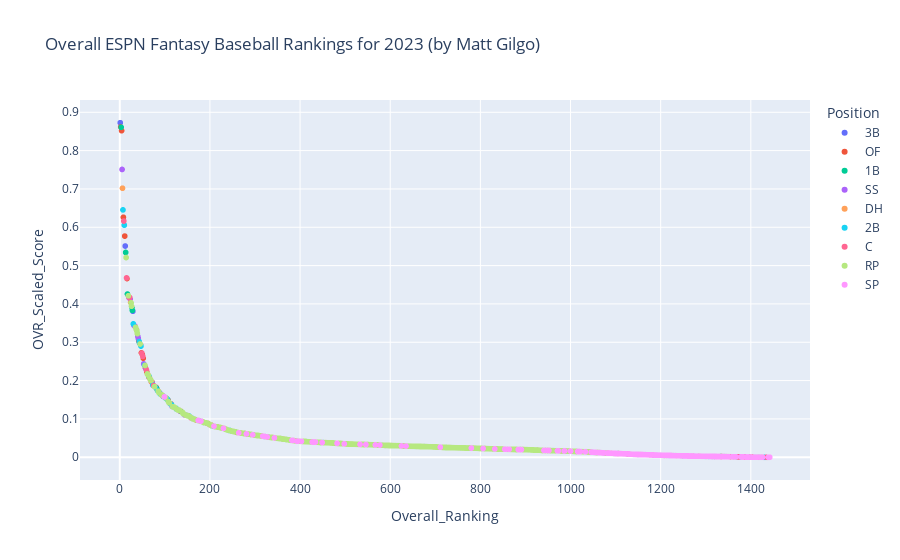

This figure's notebook cell:
### Code cell


### Figure 1 — Plotly figure (JSON) as saved in the notebook; plotly's stock layout.template omitted (floating-point values rounded to 4 significant figures; data arrays with more than 128 entries replaced by an {"elided": "..."} marker saying what was removed)
{"data": [{"customdata": [["Jose Ramirez"], ["Manny Machado"], ["Rafael Devers"], ["Nolan Arenado"], ["Austin Riley"], ["Justin Turner"], ["Alex Bregman"], ["DJ LeMahieu"], ["Yandy Diaz"], ["Eugenio Suarez"], ["Wilmer Flores"], ["Eduardo Escobar"], ["Matt Chapman"], ["Ryan McMahon"], ["Jeimer Candelario"], ["Josh Donaldson"], ["Gio Urshela"], ["Luis Urias"], ["Kris Bryant"], ["Yoan Moncada"], ["Alec Bohm"], ["Joey Wendle"], ["Hunter Dozier"], ["Patrick Wisdom"], ["Ke'Bryan Hayes"], ["Evan Longoria"], ["Brandon Drury"], ["Anthony Rendon"], ["Santiago Espinal"], ["Maikel Franco"], ["Cavan Biggio"], ["J.D. Davis"], ["Brian Anderson"], ["Jonathan Villar"], ["Aledmys Diaz"], ["Abraham Toro"], ["Isaac Paredes"], ["Mike Moustakas"], ["Jose Miranda"], ["Luis Guillorme"], ["Emmanuel Rivera"], ["Matt Duffy"], ["Phil Gosselin"], ["Adalberto Mondesi"], ["Yu Chang"], ["Travis Shaw"], ["Nolan Gorman"], ["Charlie Culberson"], ["Tyler Wade"], ["Jack Mayfield"], ["Willians Astudillo"], ["Ildemaro Vargas"], ["Erik Gonzalez"], ["Vimael Machin"], ["Matt Reynolds"], ["Kelvin Gutierrez"]], "hovertemplate": "Position=3B<br>Overall_Ranking=%{x}<br>OVR_Scaled_Score=%{y}<br>Name=%{customdata[0]}<extra></extra>", "legendgroup": "3B", "marker": {"color": "#636efa", "symbol": "circle"}, "mode": "markers", "name": "3B", "showlegend": true, "type": "scattergl", "x": [1, 12, 18, 29, 31, 66, 72, 96, 113, 118, 119, 134, 145, 148, 161, 193, 212, 216, 258, 277, 294, 373, 396, 422, 447, 472, 589, 676, 756, 815, 821, 907, 926, 984, 1007, 1060, 1097, 1119, 1128, 1214, 1233, 1244, 1275, 1300, 1324, 1336, 1343, 1363, 1366, 1374, 1379, 1387, 1417, 1427, 1429, 1434], "xaxis": "x", "y": [0.8727, 0.551, 0.423, 0.381, 0.3447, 0.2067, 0.1957, 0.1589, 0.1394, 0.1317, 0.1311, 0.1201, 0.1104, 0.11, 0.101, 0.08902, 0.07947, 0.07911, 0.0658, 0.06192, 0.05861, 0.04562, 0.04193, 0.04017, 0.03842, 0.03727, 0.03101, 0.02781, 0.02448, 0.02229, 0.02205, 0.01948, 0.0188, 0.01652, 0.01548, 0.01231, 0.01009, 0.008997, 0.008628, 0.004878, 0.003951, 0.003733, 0.002915, 0.002438, 0.001942, 0.001719, 0.001491, 0.001123, 0.001023, 0.0009181, 0.0008349, 0.0006889, 0.0001321, 3.146e-05, 8.308e-06, 0], "yaxis": "y"}, {"customdata": {"elided": "156x1 str values"}, "hovertemplate": "Position=OF<br>Overall_Ranking=%{x}<br>OVR_Scaled_Score=%{y}<br>Name=%{customdata[0]}<extra></extra>", "legendgroup": "OF", "marker": {"color": "#EF553B", "symbol": "circle"}, "mode": "markers", "name": "OF", "showlegend": true, "type": "scattergl", "x": {"elided": "156 int values"}, "xaxis": "x", "y": {"elided": "156 float values"}, "yaxis": "y"}, {"customdata": [["Freddie Freeman"], ["Paul Goldschmidt"], ["Pete Alonso"], ["Jose Abreu"], ["Matt Olson"], ["Josh Bell"], ["Anthony Rizzo"], ["Rhys Hoskins"], ["Yuli Gurriel"], ["Nathaniel Lowe"], ["C.J. Cron"], ["Christian Walker"], ["Ryan Mountcastle"], ["Carlos Santana"], ["Joey Votto"], ["Eric Hosmer"], ["Rowdy Tellez"], ["Jesus Aguilar"], ["Jared Walsh"], ["Brandon Belt"], ["Trey Mancini"], ["Albert Pujols"], ["Luke Voit"], ["Miguel Cabrera"], ["Daniel Vogelbach"], ["Ji-Man Choi"], ["Pavin Smith"], ["Dominic Smith"], ["Bobby Dalbec"], ["Brad Miller"], ["Colin Moran"], ["Frank Schwindel"], ["Miguel Sano"], ["Vinnie Pasquantino"], ["Yoshi Tsutsugo"], ["Keston Hiura"], ["Alex Kirilloff"], ["Ryan O'Hearn"], ["Matt Beaty"], ["Juan Yepez"], ["Spencer Torkelson"], ["Bobby Bradley"], ["Alfonso Rivas"], ["Mike Ford"], ["Lewin Diaz"]], "hovertemplate": "Position=1B<br>Overall_Ranking=%{x}<br>OVR_Scaled_Score=%{y}<br>Name=%{customdata[0]}<extra></extra>", "legendgroup": "1B", "marker": {"color": "#00cc96", "symbol": "circle"}, "mode": "markers", "name": "1B", "showlegend": true, "type": "scattergl", "x": [3, 13, 17, 27, 28, 64, 78, 82, 88, 95, 103, 104, 126, 129, 137, 187, 204, 205, 207, 240, 243, 322, 330, 414, 488, 666, 723, 774, 831, 889, 959, 974, 1034, 1208, 1228, 1249, 1315, 1320, 1333, 1369, 1395, 1414, 1419, 1430, 1431], "xaxis": "x", "y": [0.8609, 0.5344, 0.4257, 0.3906, 0.3831, 0.2123, 0.1834, 0.179, 0.168, 0.1605, 0.1544, 0.1521, 0.1254, 0.1237, 0.1183, 0.0904, 0.08237, 0.08237, 0.08135, 0.07073, 0.07007, 0.05384, 0.05269, 0.04078, 0.03592, 0.02812, 0.02552, 0.02402, 0.02167, 0.02011, 0.01701, 0.01675, 0.01414, 0.004992, 0.004171, 0.003489, 0.002095, 0.001981, 0.001742, 0.0009888, 0.0005565, 0.0001621, 9.633e-05, 0, 0], "yaxis": "y"}, {"customdata": [["Trea Turner"], ["Bo Bichette"], ["Xander Bogaerts"], ["Corey Seager"], ["Dansby Swanson"], ["Carlos Correa"], ["Francisco Lindor"], ["Jorge Polanco"], ["Willy Adames"], ["Trevor Story"], ["J.P. Crawford"], ["Brandon Crawford"], ["Tim Anderson"], ["Amed Rosario"], ["Isiah Kiner-Falefa"], ["Gleyber Torres"], ["Javier Baez"], ["Jose Iglesias"], ["Elvis Andrus"], ["Kyle Farmer"], ["Miguel Rojas"], ["Nicky Lopez"], ["Andres Gimenez"], ["Wander Franco"], ["Didi Gregorius"], ["Kevin Newman"], ["Luis Rengifo"], ["Jorge Mateo"], ["Nick Ahmed"], ["Paul DeJong"], ["Jeremy Pena"], ["Bryson Stott"], ["Edmundo Sosa"], ["Alcides Escobar"], ["Taylor Walls"], ["Andrelton Simmons"], ["Oneil Cruz"], ["Sergio Alcantara"], ["Geraldo Perdomo"], ["Niko Goodrum"], ["Diego Castillo"], ["Andrew Velazquez"], ["CJ Abrams"], ["Nick Allen"], ["Jose Barrero"]], "hovertemplate": "Position=SS<br>Overall_Ranking=%{x}<br>OVR_Scaled_Score=%{y}<br>Name=%{customdata[0]}<extra></extra>", "legendgroup": "SS", "marker": {"color": "#ab63fa", "symbol": "circle"}, "mode": "markers", "name": "SS", "showlegend": true, "type": "scattergl", "x": [5, 20, 23, 32, 33, 40, 41, 53, 54, 58, 90, 94, 98, 101, 111, 116, 124, 143, 156, 163, 167, 220, 241, 288, 357, 360, 690, 790, 809, 845, 951, 1066, 1076, 1102, 1104, 1116, 1124, 1140, 1166, 1200, 1266, 1290, 1312, 1341, 1441], "xaxis": "x", "y": [0.7508, 0.4169, 0.4131, 0.3433, 0.3424, 0.3151, 0.3104, 0.2437, 0.2417, 0.2296, 0.1657, 0.1618, 0.1584, 0.1553, 0.1401, 0.1324, 0.1281, 0.1113, 0.105, 0.1, 0.0985, 0.07818, 0.07018, 0.06006, 0.04868, 0.04771, 0.02733, 0.02353, 0.02269, 0.02128, 0.01763, 0.01204, 0.01105, 0.009731, 0.009595, 0.009064, 0.008731, 0.007627, 0.006684, 0.00532, 0.003131, 0.002592, 0.002164, 0.001543, 0], "yaxis": "y"}, {"customdata": [["Shohei Ohtani"], ["J.D. Martinez"], ["Nelson Cruz"], ["Franmil Reyes"], ["Yermin Mercedes"]], "hovertemplate": "Position=DH<br>Overall_Ranking=%{x}<br>OVR_Scaled_Score=%{y}<br>Name=%{customdata[0]}<extra></extra>", "legendgroup": "DH", "marker": {"color": "#FFA15A", "symbol": "circle"}, "mode": "markers", "name": "DH", "showlegend": true, "type": "scattergl", "x": [6, 24, 71, 228, 1437], "xaxis": "x", "y": [0.7019, 0.4037, 0.1967, 0.07607, 0], "yaxis": "y"}, {"customdata": [["Marcus Semien"], ["Jose Altuve"], ["Jake Cronenworth"], ["Max Muncy"], ["Whit Merrifield"], ["Tommy Edman"], ["Ty France"], ["Jeff McNeil"], ["Brandon Lowe"], ["Ozzie Albies"], ["Luis Arraez"], ["Kolten Wong"], ["Adam Frazier"], ["Ketel Marte"], ["Jean Segura"], ["Cesar Hernandez"], ["Chris Taylor"], ["Enrique Hernandez"], ["Tony Kemp"], ["Jonathan Schoop"], ["Jonathan India"], ["Josh Rojas"], ["David Fletcher"], ["Brendan Rodgers"], ["Josh Harrison"], ["Gavin Lux"], ["Nico Hoerner"], ["Thairo Estrada"], ["Donovan Solano"], ["Dylan Moore"], ["Rougned Odor"], ["Willi Castro"], ["Jon Berti"], ["Ramon Urias"], ["Tommy La Stella"], ["Garrett Hampson"], ["Nick Solak"], ["Hanser Alberto"], ["Jace Peterson"], ["Leury Garcia"], ["Harold Castro"], ["Matt Carpenter"], ["Luis Garcia"], ["Luis Garcia"], ["Luis Garcia"], ["Jed Lowrie"], ["Brendan Donovan"], ["Christian Arroyo"], ["Mauricio Dubon"], ["Nick Madrigal"], ["Michael Chavis"], ["Owen Miller"], ["David Bote"], ["Mike Brosseau"], ["Marwin Gonzalez"], ["Andy Ibanez"], ["Josh VanMeter"], ["Zach McKinstry"], ["Rodolfo Castro"], ["Danny Mendick"], ["Robinson Cano"], ["Wilmer Difo"], ["Ernie Clement"], ["Johan Camargo"], ["Josh Smith"], ["Sheldon Neuse"]], "hovertemplate": "Position=2B<br>Overall_Ranking=%{x}<br>OVR_Scaled_Score=%{y}<br>Name=%{customdata[0]}<extra></extra>", "legendgroup": "2B", "marker": {"color": "#19d3f3", "symbol": "circle"}, "mode": "markers", "name": "2B", "showlegend": true, "type": "scattergl", "x": [7, 10, 30, 43, 44, 47, 55, 73, 74, 79, 84, 89, 100, 106, 112, 115, 125, 154, 159, 160, 177, 181, 242, 244, 247, 323, 371, 450, 451, 504, 538, 557, 582, 639, 655, 691, 721, 737, 802, 888, 903, 906, 960, 961, 962, 1010, 1048, 1051, 1074, 1105, 1139, 1143, 1150, 1184, 1192, 1218, 1222, 1297, 1299, 1306, 1307, 1377, 1408, 1410, 1432, 1433], "xaxis": "x", "y": [0.6453, 0.6055, 0.3479, 0.3017, 0.2972, 0.29, 0.2402, 0.1886, 0.1871, 0.1827, 0.1731, 0.1657, 0.1557, 0.1508, 0.1396, 0.1367, 0.1277, 0.1074, 0.1027, 0.1017, 0.09485, 0.09401, 0.07015, 0.06981, 0.06843, 0.05349, 0.04599, 0.0383, 0.0382, 0.03467, 0.03336, 0.0326, 0.03144, 0.02879, 0.02842, 0.02726, 0.02561, 0.02493, 0.02297, 0.02011, 0.01968, 0.01957, 0.017, 0.017, 0.017, 0.01531, 0.01328, 0.01302, 0.01121, 0.009559, 0.00774, 0.007548, 0.00718, 0.005829, 0.005514, 0.004778, 0.004399, 0.002488, 0.002456, 0.002314, 0.002285, 0.0008645, 0.0002019, 0.0001802, 0, 0], "yaxis": "y"}, {"customdata": [["Salvador Perez"], ["J.T. Realmuto"], ["Will Smith"], ["Will Smith"], ["Willson Contreras"], ["Daulton Varsho"], ["Sean Murphy"], ["Gary Sanchez"], ["Elias Diaz"], ["Jonah Heim"], ["Danny Jansen"], ["Christian Vazquez"], ["Yasmani Grandal"], ["Mike Zunino"], ["Alejandro Kirk"], ["Travis d'Arnaud"], ["Yadier Molina"], ["Eric Haase"], ["Carson Kelly"], ["Cal Raleigh"], ["Max Stassi"], ["Austin Nola"], ["Yan Gomes"], ["William Contreras"], ["Martin Maldonado"], ["Austin Barnes"], ["Francisco Mejia"], ["Pedro Severino"], ["Mitch Garver"], ["Jose Trevino"], ["Omar Narvaez"], ["Victor Caratini"], ["Kyle Higashioka"], ["Jacob Stallings"], ["Ryan Jeffers"], ["MJ Melendez"], ["Keibert Ruiz"], ["Stephen Vogt"], ["Austin Hedges"], ["Adley Rutschman"], ["Manny Pina"], ["Kurt Suzuki"], ["Pedro Severino"], ["Francisco Mejia"], ["Curt Casali"], ["Luis Torrens"], ["Nick Fortes"], ["Tucker Barnhart"], ["Tom Murphy"], ["James McCann"], ["Dom Nunez"], ["Michael Perez"], ["Andrew Knizner"], ["Robinson Chirinos"], ["Christian Bethancourt"], ["Kevin Plawecki"], ["Jorge Alfaro"], ["Joey Bart"], ["Tomas Nido"], ["Zack Collins"], ["Austin Wynns"], ["Reese McGuire"], ["Riley Adams"], ["Roberto Perez"], ["Jason Castro"], ["Seby Zavala"], ["Sandy Leon"], ["Andrew Knapp"], ["P.J. Higgins"], ["Austin Romine"], ["Tyler Stephenson"]], "hovertemplate": "Position=C<br>Overall_Ranking=%{x}<br>OVR_Scaled_Score=%{y}<br>Name=%{customdata[0]}<extra></extra>", "legendgroup": "C", "marker": {"color": "#FF6692", "symbol": "circle"}, "mode": "markers", "name": "C", "showlegend": true, "type": "scattergl", "x": [9, 15, 21, 22, 49, 51, 59, 75, 158, 169, 173, 190, 200, 217, 254, 265, 289, 298, 312, 368, 383, 388, 423, 492, 495, 603, 630, 631, 638, 645, 700, 704, 712, 778, 904, 927, 948, 978, 994, 997, 1013, 1015, 1039, 1040, 1043, 1049, 1069, 1090, 1092, 1106, 1118, 1127, 1153, 1182, 1209, 1232, 1234, 1268, 1292, 1335, 1342, 1347, 1371, 1373, 1383, 1391, 1411, 1416, 1424, 1435, 1436], "xaxis": "x", "y": [0.6162, 0.4679, 0.4167, 0.4167, 0.2717, 0.263, 0.2279, 0.187, 0.1029, 0.09693, 0.0964, 0.08989, 0.08513, 0.07905, 0.06682, 0.06372, 0.05987, 0.05786, 0.05579, 0.04667, 0.0441, 0.04284, 0.04017, 0.03563, 0.03531, 0.03036, 0.0292, 0.0292, 0.02883, 0.02871, 0.02683, 0.02655, 0.02616, 0.02398, 0.01963, 0.01868, 0.0177, 0.01665, 0.01618, 0.01612, 0.01517, 0.01498, 0.01382, 0.01382, 0.01364, 0.01315, 0.01176, 0.01059, 0.01045, 0.009527, 0.009008, 0.008673, 0.007038, 0.005918, 0.004968, 0.003996, 0.003906, 0.003082, 0.002562, 0.001728, 0.001524, 0.001427, 0.0009644, 0.0009441, 0.0007749, 0.0005957, 0.0001722, 0.0001511, 7.032e-05, 0, 0], "yaxis": "y"}, {"customdata": {"elided": "736x1 str values"}, "hovertemplate": "Position=RP<br>Overall_Ranking=%{x}<br>OVR_Scaled_Score=%{y}<br>Name=%{customdata[0]}<extra></extra>", "legendgroup": "RP", "marker": {"color": "#B6E880", "symbol": "circle"}, "mode": "markers", "name": "RP", "showlegend": true, "type": "scattergl", "x": {"elided": "736 int values"}, "xaxis": "x", "y": {"elided": "736 float values"}, "yaxis": "y"}, {"customdata": {"elided": "262x1 str values"}, "hovertemplate": "Position=SP<br>Overall_Ranking=%{x}<br>OVR_Scaled_Score=%{y}<br>Name=%{customdata[0]}<extra></extra>", "legendgroup": "SP", "marker": {"color": "#FF97FF", "symbol": "circle"}, "mode": "markers", "name": "SP", "showlegend": true, "type": "scattergl", "x": {"elided": "262 int values"}, "xaxis": "x", "y": {"elided": "262 float values"}, "yaxis": "y"}], "layout": {"legend": {"title": {"text": "Position"}, "tracegroupgap": 0}, "title": {"text": "Overall ESPN Fantasy Baseball Rankings for 2023 (by Matt Gilgo)"}, "xaxis": {"anchor": "y", "domain": [0, 1], "title": {"text": "Overall_Ranking"}}, "yaxis": {"anchor": "x", "domain": [0, 1], "title": {"text": "OVR_Scaled_Score"}}}}
